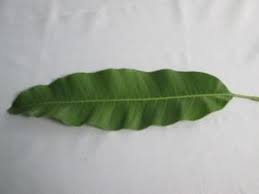
#> input picture test_img.jpg, 259 x 194 px
$ python imgBrightness.py
#> lines starting #> are read from the running program, lines starting #| are printed output that depends on the picture
import cv2 as cv
import numpy as nm

#membaca img dan di convert menjadi warna grayscale
img=cv.imread('test_img.jpg')
#> img is the input picture: shape (194, 259, 3); mean B, G, R 161.1, 169.9, 164.4
imgBright = cv.imread('test_img.jpg')
grayScaleImg=cv.cvtColor(img,cv.IMREAD_GRAYSCALE)


#brightness dilakukan
alpha = 1.5 # Contrast control (1.0-3.0)
beta = 0 # Brightness control (0-100)

#fungsi untuk mengubah brightness
adjusted = cv.convertScaleAbs(img, alpha=alpha, beta=beta)
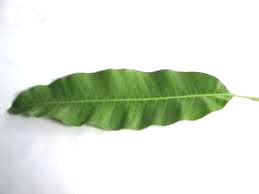
#> adjusted: shape (194, 259, 3); mean B, G, R 212.5, 226.5, 218.4

#menampilkan hasil citra
cv.imshow('original',img)
cv.imshow('Brightness',adjusted)


cv.waitKey(0)
cv.destroyAllWindows()
